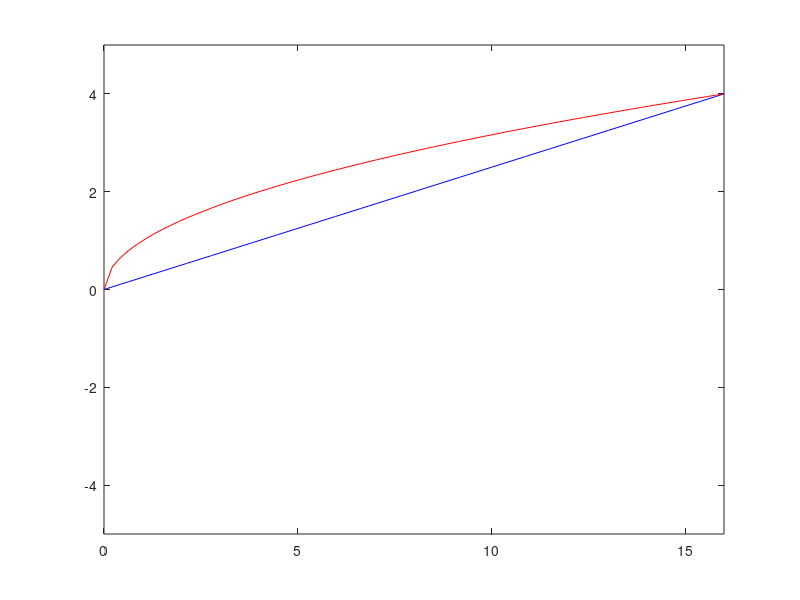
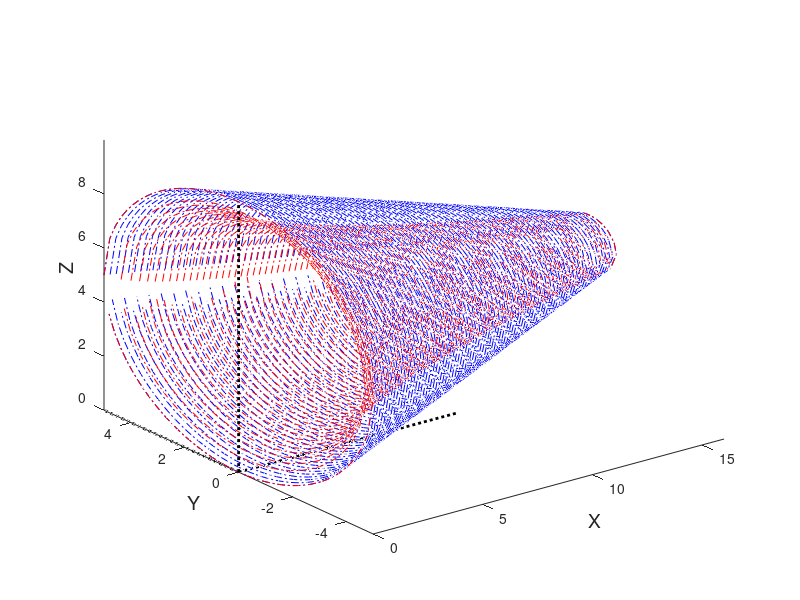

Write MATLAB code to recreate these figures, in order.
% Solids_of_Revolution.m
%
% This script takes a function, rotates it about a specified axis, and calculates the volume of the solid
% The script is currently limited in that functions can only be entered in the form y=f(x). A new version will allow for entering of functions as x=f(y).
% Also you are limited to revolving around the x-axis (i.e. y=0) or lines parallel to the x-axis (i.e. y=k, where k can be poisitve or negative).
% A new version will allow for revolving around the y-axis (x=0) and lines parallel to it.
% However a current workaround is to switch all your x's and y's and perform the problem as such.  The shape will look the same but will be oriented
% differently.
%
% For example, to revolve the region bounded by y=x^2 and y=0 from x=0 to x=2 around the line x=5,
% revolve the region bounded by x=y^2 and y=2 around from x=0 to x=4 around the line y=5, but enter in x=y^2 as y=x^0.5.
% The volume, surface area, and arc lengths values will remain the same.
%
% Author: A. Bolu Ajiboye
% Created: Sunday, July 08, 2007
% Last Modified: Tuesday, July 10, 2007 by ABA



% Enter in function: Comment out either of the first five lines or the last five lines
% The first five lines prompt the user for the values from the command line
% the second five lines hard code the values, so no prompt is needed
%my_function_out = input('Enter the outer function to revolve in the form y=f(x).\nFor the nth root, enter it in as "^(1/n) or as a decimal".  Example: y = 4*x^(3/2) - log(x^(1/2)) + e^(2*x) : ', 's');
%my_function_in = input('\nEnter the inner function to revolve in the form y=f(x).\nFor the nth root, enter it in as "^(1/n) or as a decimal".  Example: y = 4*x^(3/2) - log(x^(1/2)) + e^(2*x) : ', 's');
%min_x = input('\nWhat is the minimum x-value? ');
%max_x = input('\nWhat is the maximum x-value? ');
%my_axis = input('\nRevolve around (example: y = 5): ','s');
 my_function_out = 'y = x/4';
 my_function_in = 'y = x^0.5';
 min_x = 0;
 max_x = 16;
 my_axis = 'y = 5';

delta_x = (max_x-min_x)/75;
delta_y = delta_x;
delta_x_vol = delta_x/20000;      % If you get OUT OF MEMORY errors, then increase this value i.e. divide by a larger number

% Convert functions to an expression MATLAB can understand %
new_function_out = [];
for i = 1:length(my_function_out)
    if (my_function_out(i) == '*') || (my_function_out(i) == '/') || (my_function_out(i) == '^')
        new_function_out(end+1) = '.';
    end
    new_function_out(end+1) = my_function_out(i);
    if my_function_out(i) == 'e'
        new_function_out(end+1:end+5) = 'xp(1)';
    end
end
new_function_out = char(new_function_out);

new_function_in = [];
for i = 1:length(my_function_in)
    if (my_function_in(i) == '*') || (my_function_in(i) == '/') || (my_function_in(i) == '^')
        new_function_in(end+1) = '.';
    end
    new_function_in(end+1) = my_function_in(i);
    if my_function_in(i) == 'e'
        new_function_in(end+1:end+5) = 'xp(1)';
    end
end
new_function_in = char(new_function_in);
% End %

% Determine [x,y,z] points %
x = min_x:delta_x:max_x;
eval([new_function_out ';']);
if length(y) == 1
    y = y*ones(1,length(x));
end
y_out = abs(y - str2num(my_axis(find(my_axis == '=')+1:end)));
my_volume = [];
max_y = max(y_out);
max_z = -10000; min_z = 100000;
for i = 1:length(y_out)
    ytemp = y_out(i):-delta_y:-y_out(i);
    ztemp = sqrt(y_out(i)^2 - ytemp.^2);

    my_volume(i).x_out = x(i)*ones(1,2*length(ytemp));
    my_volume(i).y_out = [ytemp -ytemp];
    my_volume(i).z_out = [ztemp -ztemp]+str2num(my_axis(find(my_axis == '=')+1:end));
    max_z = max([max_z my_volume(i).z_out]);
    min_z = min([0 min_z my_volume(i).z_out]);
end

eval([new_function_in ';']);
if length(y) == 1
    y = y*ones(1,length(x));
end
y_in = abs(y - str2num(my_axis(find(my_axis == '=')+1:end)));
for i = 1:length(y_in)
    ytemp = y_in(i):-delta_y:-y_in(i);
    ztemp = sqrt(y_in(i)^2 - ytemp.^2);

    my_volume(i).x_in = x(i)*ones(1,2*length(ytemp));
    my_volume(i).y_in = [ytemp -ytemp];
    my_volume(i).z_in = [ztemp -ztemp]+str2num(my_axis(find(my_axis == '=')+1:end));
end
% End %

% Plot y = f(x) %
figure(1); set(gcf, 'windowstyle', 'docked', 'color', 'white');
eval([new_function_out ';']);
if length(y) == 1
    y = y*ones(1,length(x));
end
plot(x,y,'b-'); hold on;
eval([new_function_in ';']);
if length(y) == 1
    y = y*ones(1,length(x));
end
plot(x,y,'r-'); hold on;
max_y = max([max_y 0.000001]);
axis([min_x max_x -max_y max_y])
% legend([cellstr(my_function_out); cellstr(my_function_in)]);
% End %

% Plot volume by x-sections %
figure(2); set(gcf, 'windowstyle', 'docked', 'color', 'white');
for i = 1:length(y_out)
    plot3(my_volume(i).x_out,my_volume(i).y_out,my_volume(i).z_out,'b-.'); hold on
end
for i = 1:length(y_in)
    plot3(my_volume(i).x_in,my_volume(i).y_in,my_volume(i).z_in,'r-.'); hold on
end

xlabel('X','fontsize',14);
ylabel('Y','fontsize',14);
zlabel('Z','fontsize',14);

line([0 10], [0 0], [0 0], 'color', 'k', 'linewidth',2,'linestyle',':');
line([0 0], [0 10], [0 0], 'color', 'k', 'linewidth',2,'linestyle',':');
line([0 0], [0 0], [0 10], 'color', 'k', 'linewidth',2,'linestyle',':');
axis([min(min_x,0) max_x -max_y max_y min_z max_z]);
% End %

disp(' ');
disp(['Revolving the region bounded by ' my_function_out ' and ' my_function_in ' around ' my_axis ' from x = ' int2str(min_x) ' to x = ' int2str(max_x) '...']);

% Approximate Volume by x-sections %
x=min_x:delta_x_vol:max_x;
eval([new_function_out ';']);
if length(y) == 1
    y = y*ones(1,length(x));
end
y = abs(y - str2num(my_axis(find(my_axis == '=')+1:end)));
V1 = sum(pi*y.^2*delta_x_vol);
eval([new_function_in ';']);
if length(y) == 1
    y = y*ones(1,length(x));
end
y = abs(y - str2num(my_axis(find(my_axis == '=')+1:end)));
V2 = sum(pi*y.^2*delta_x_vol);
V = V1-V2;
disp(' ');
disp(['The approximate volume of the solid is V = ' num2str(V,'%4.4f') ' cubic units']);
% End %

% Approximate Arc Length %
xtemp = x(2:end) - x(1:end-1);
eval([new_function_out ';']);
if length(y) == 1
    y = y*ones(1,length(x));
end
y = abs(y - str2num(my_axis(find(my_axis == '=')+1:end)));
ytemp = y(2:end) - y(1:end-1);
S_out = sum((xtemp.^2+ytemp.^2).^0.5);
eval([new_function_in ';']);
disp(' ');
disp(['The approximate arc length of the outer curve is S = ' num2str(S_out,'%4.4f') ' units']);
if length(y) == 1
    y = y*ones(1,length(x));
end
y = abs(y - str2num(my_axis(find(my_axis == '=')+1:end)));
ytemp = y(2:end) - y(1:end-1);
S_in = sum((xtemp.^2+ytemp.^2).^0.5);
disp(' ');
disp(['The approximate arc length of the inner curve is S = ' num2str(S_in,'%4.4f') ' units']);
% End %

% Approximate Surface Area %
eval([new_function_out ';']);
if length(y) == 1
    y = y*ones(1,length(x));
end
y = abs(y - str2num(my_axis(find(my_axis == '=')+1:end)));
ytemp = y(2:end) - y(1:end-1);
SA = 2*pi*sum(mean([y(1:end-1);y(2:end)]).*(xtemp.^2+ytemp.^2).^0.5);
disp(' ');
disp(['The approximate surface area of the solid is SA = ' num2str(SA,'%4.4f') ' square units']);

disp(' ');disp('If the volume if negative, then you entered the outer and inner functions in reverse.');
disp('While you can just take the absolute valueof the volume, the calculation of the SA is based on the function entered as the outer function.');
disp(' ');
% End %